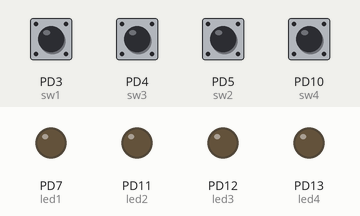
The program below on a simulated pyboard running MicroPython. Parts: output pins drawn as LEDs (lit = HIGH). The inputs (shaded band) are chosen by the test bench; at power-on: PD3 (sw1), PD4 (sw3), PD5 (sw2), PD10 (sw4) LOW.

Above: at 1.2 s.
1.3 s: PD3 (sw1) pulled HIGH for 0.15 s
At 1.37 s:
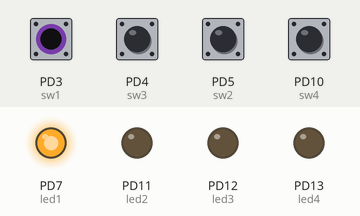
2.9 s: PD4 (sw3) pulled HIGH for 0.15 s
At 2.97 s:
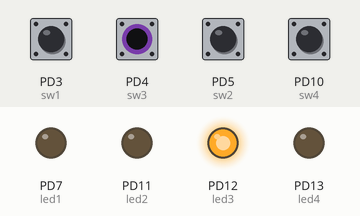
4.5 s: PD5 (sw2) pulled HIGH for 0.15 s
At 4.57 s:
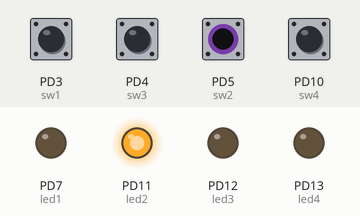
6.1 s: PD10 (sw4) pulled HIGH for 0.15 s
At 6.17 s:
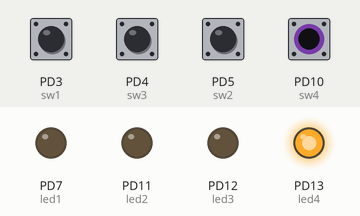
7.7 s: PD3 (sw1) driven HIGH and PD4 (sw3) driven HIGH
At 8.7 s:
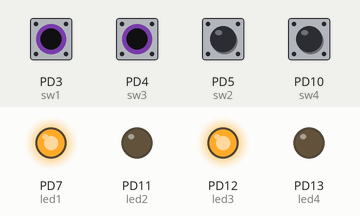
9.2 s: PD5 (sw2) pulled HIGH for 1 s
At 9.5 s:
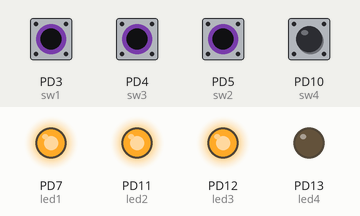
Timing chart, 0 to 12.2 s (numbered marks = the images above; inputs shaded):
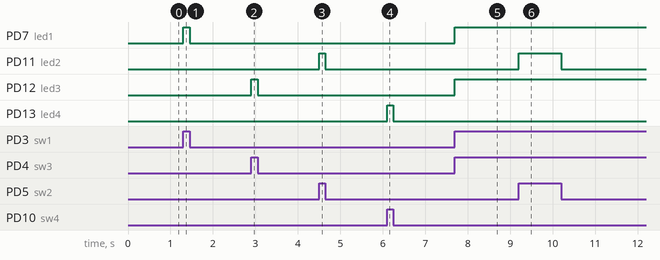

Measured:
- after the input at 1.3 s, PD7 (led1): LOW → HIGH at once, → LOW 0.15 s later
- after the input at 2.9 s, PD12 (led3): LOW → HIGH at once, → LOW 0.15 s later
- after the input at 4.5 s, PD11 (led2): LOW → HIGH at once, → LOW 0.15 s later
- after the input at 6.1 s, PD13 (led4): LOW → HIGH at once, → LOW 0.15 s later
- after the input at 7.7 s, PD7 (led1), PD12 (led3): LOW → HIGH at once
- after the input at 9.2 s, PD11 (led2): LOW → HIGH at once, → LOW 1.0 s later

The program:

switch_slide.py
```python
import pyb

def led_init():
  global led1,led2,led3,led4
  led1 = pyb.Pin('D7', pyb.Pin.OUT_PP)  #LED1
  led2 = pyb.Pin('D11', pyb.Pin.OUT_PP) #LED2
  led3 = pyb.Pin('D12', pyb.Pin.OUT_PP) #LED3
  led4 = pyb.Pin('D13', pyb.Pin.OUT_PP) #LED4

def switch_slide_init():
  global sw1,sw2,sw3,sw4
  sw1 = pyb.Pin('D3', pyb.Pin.IN) #PB_3
  sw2 = pyb.Pin('D5', pyb.Pin.IN)#PB_4
  sw3 = pyb.Pin('D4', pyb.Pin.IN)#PB_5
  sw4 = pyb.Pin('D10', pyb.Pin.IN)#PB_6

def busy_wait():
  for _ in range(100000):
    pass

def led_out_bdigit(led_data):
  if (led_data & 0x01) == 0:
    led1.low()
  else:
    led1.high()
  if (led_data & 0x02) == 0:
    led2.low()
  else:
    led2.high()
  if (led_data & 0x04) == 0:
    led3.low()
  else:
    led3.high()
  if (led_data & 0x08) == 0:
    led4.low()
  else:
    led4.high()

def slide_sense():
  reg = 0
  if sw1.value() == 1:
    reg = 0x01
  if sw2.value() == 1:
    reg |= 0x02
  if sw3.value() == 1:
    reg |= 0x04
  if sw4.value() == 1:
    reg |= 0x08
  return reg

def main():
  led_init()
  switch_slide_init()
  while True:
    count = slide_sense()
    led_out_bdigit(count)

if __name__ == '__main__':
  main()
```
